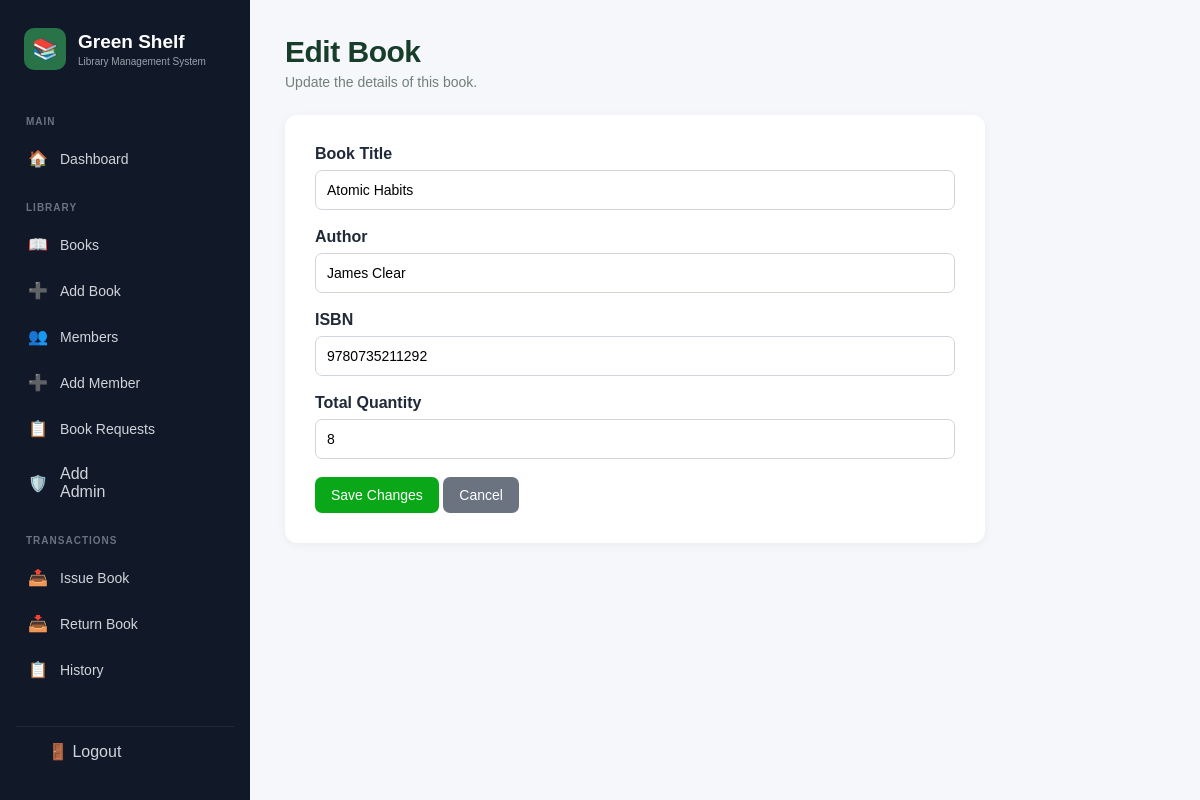
/books/edit.php?id=3 (signed in), run on the app's committed database.
### tables this page shows
CREATE TABLE `books` (
  `id` int(11) NOT NULL,
  `title` varchar(150) NOT NULL,
  `author` varchar(100) NOT NULL,
  `isbn` varchar(50) DEFAULT NULL,
  `category` varchar(100) DEFAULT NULL,
  `quantity` int(11) NOT NULL DEFAULT 1,
  `available` int(11) NOT NULL DEFAULT 1,
  `created_at` timestamp NOT NULL DEFAULT current_timestamp()
);

### books/edit.php (the view, shortened to what this page needs)
<?php
require_once __DIR__ . "/../config/db.php";
$id = (int)($_GET["id"] ?? 0);
$sql = "SELECT * FROM books WHERE id = ?";
$stmt = mysqli_prepare($conn, $sql);
mysqli_stmt_bind_param($stmt, "i", $id);
mysqli_stmt_execute($stmt);
$result = mysqli_stmt_get_result($stmt);
$book = mysqli_fetch_assoc($result);
?>
<!DOCTYPE html>
<html lang="en">
<head>
    <link rel="stylesheet" href="../assets/css/style.css">
</head>
<body>
<?php include __DIR__ . "/../includes/sidebar.php"; ?>
<main>
    <div class="page-title">
        <h1>Edit Book</h1>
        <p>Update the details of this book.</p>
    </div>
    <div class="form-container">
        <form method="POST">
            <div class="form-group">
                <label for="title">
                    Book Title
                </label>
                <input
                    type="text"
                    id="title"
                    name="title"
                    value="<?php echo htmlspecialchars($book["title"]); ?>"
                    required
                >
            </div>
            <div class="form-group">
                <label for="author">
                    Author
                </label>
                <input
                    type="text"
                    id="author"
                    name="author"
                    value="<?php echo htmlspecialchars($book["author"]); ?>"
                    required
                >
            </div>
            <div class="form-group">
                <label for="isbn">
                    ISBN
                </label>
                <input
                    type="text"
                    id="isbn"
                    name="isbn"
                    value="<?php echo htmlspecialchars($book["isbn"]); ?>"
                    required
                >
            </div>
            <div class="form-group">
                <label for="quantity">
                    Total Quantity
                </label>
                <input
                    type="number"
                    id="quantity"
                    name="quantity"
                    min="1"
                    value="<?php echo htmlspecialchars($book["quantity"]); ?>"
                    required
                >
            </div>
            <div>
                <button
                    type="submit"
                    class="btn btn-primary"
                >
                    Save Changes
                </button>
                <a
                    href="manage.php"
                    class="btn btn-secondary"
                >
                    Cancel
                </a>
            </div>
        </form>
    </div>
</main>
</body>
</html>

### assets/css/style.css (style rules this page uses)
* { box-sizing: border-box; margin: 0; padding: 0; }
body { font-family: Arial, sans-serif; background: #f5f7fb; color: #1f2937; min-height: 100vh; }
main { margin-left: 250px; padding: 35px; }
.page-title { margin-bottom: 25px; }
.page-title h1 { font-size: 28px; }
.page-title p { color: #6b7280; margin-top: 5px; }
.btn { display: inline-block; padding: 10px 16px; border-radius: 7px; text-decoration: none; border: none; cursor: pointer; font-size: 14px; }
.btn-primary { background: #0aa819; color: white; }
.btn-secondary { background: #6b7280; color: white; }
.form-container { background: white; padding: 30px; border-radius: 12px; max-width: 700px; box-shadow: 0 2px 10px rgba(0, 0, 0, 0.05); }
.form-group { margin-bottom: 18px; }
.form-group label { display: block; margin-bottom: 7px; font-weight: 600; }
.form-group input, .form-group textarea, .form-group select { width: 100%; padding: 11px; border: 1px solid #d1d5db; border-radius: 7px; font-size: 14px; }
.page-title h1 { color: #183d2b; font-size: 30px; font-weight: 700; letter-spacing: -0.5px; }
.page-title p { color: #718078; font-size: 14px; }
html { scroll-behavior: smooth; }

### data on the page
books: title "Atomic Habits", author "James Clear", isbn "9780735211292", quantity "8"
